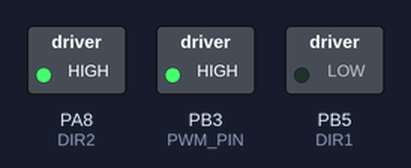
Simulated run of this sketch. Board: STM32 Blue Pill. On the bench: switched loads named in the sketch (green lamp = pin HIGH).

Above: at 0.05 s.
At 6.0 s:
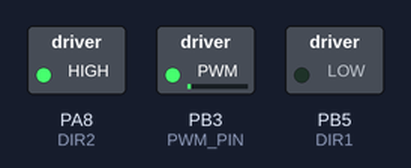
Timing chart, 0 to 7.8 s (numbered marks = the images above):
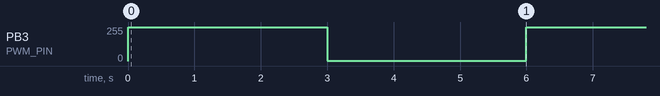

Measured:
- by itself, PB3 (PWM_PIN): alternates 255/255 for 3.0 s and 1/255 for 3.0 s

The sketch:

L293D_test.ino
```cpp
// L293D Registers Example
#define PWM_PIN PB3 // PIN D3
#define DIR1  PB5 // PIN D4
#define DIR2  PA8 // PIN D7
void setup() {
  pinMode(PWM_PIN, OUTPUT);
  pinMode(DIR1, OUTPUT);
  pinMode(DIR2, OUTPUT);
  digitalWrite(DIR1, 0);
  digitalWrite(DIR2, 1);
}

void loop() {
  analogWrite(PWM_PIN, 255);
  delay(3000);
  analogWrite(PWM_PIN, 1);
  delay(3000);
}
```
